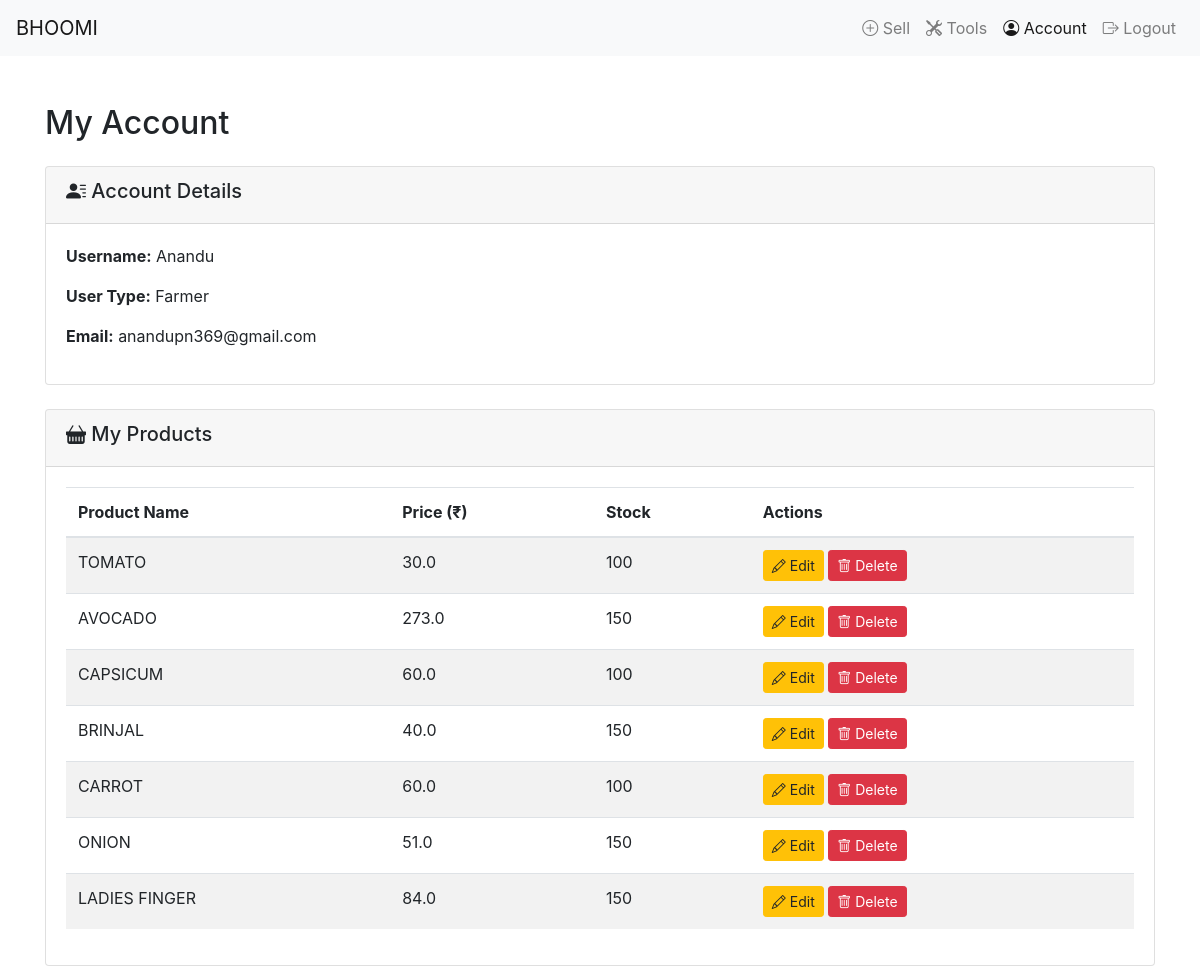
Page /account (signed in) on the committed database.
### main.py (models this page shows, shortened)
class User(db.Model):
    id = db.Column(db.Integer, primary_key=True)
    username = db.Column(db.String(80), unique=True, nullable=False)
    password = db.Column(db.String(200), nullable=False)
    email = db.Column(db.String(120), unique=True, nullable=True)
    user_type = db.Column(db.String(10), nullable=False)  # 'farmer' or 'buyer'

class Item(db.Model):
    id = db.Column(db.Integer, primary_key=True)
    name = db.Column(db.String(100), nullable=False)
    price = db.Column(db.Float, nullable=False)
    stock = db.Column(db.Integer, nullable=False)
    description = db.Column(db.Text, nullable=False)
    image = db.Column(db.String(200), nullable=False)  # Stores the image file path
    seller_id = db.Column(db.Integer, nullable=False)

### main.py (the view)
@app.route('/account')
def account():
    if 'user_id' not in session:
        return redirect(url_for('login'))
    user = User.query.get(session['user_id'])
    items_sold = Item.query.filter_by(seller_id=user.id).all() if user.user_type == 'farmer' else []
    cart_items = Cart.query.filter_by(user_id=user.id).all() if user.user_type == 'buyer' else []
    orders=True if cart_items!=[] else False
    return render_template('account.html', user=user, items=items_sold, cart_items=cart_items, orders=orders)

### templates/account.html (shortened to what this page needs)
<!DOCTYPE html>
<html lang="en">
<head>
    <link rel="stylesheet" href="https://stackpath.bootstrapcdn.com/bootstrap/4.5.2/css/bootstrap.min.css">
    <link rel="stylesheet" href="https://cdn.jsdelivr.net/npm/bootstrap-icons/font/bootstrap-icons.css">
    <link rel="stylesheet" href="https://cdn.jsdelivr.net/npm/bootstrap-icons/font/bootstrap-icons.css">
</head>
<body>
    <nav class="navbar navbar-expand-lg navbar-light bg-light">
        <a class="navbar-brand" href="{{ url_for('index') }}">BHOOMI</a>
        <div class="collapse navbar-collapse justify-content-end" id="navbarNav">
            <ul class="navbar-nav">
                {% if user.user_type == 'farmer' %}
                    <li class="nav-item">
                        <a class="nav-link" href="{{ url_for('sell') }}"><i class="bi bi-plus-circle"></i> Sell</a>
                    </li>
                    <li class="nav-item">
                        <a class="nav-link" href="{{ url_for('tools') }}"><i class="bi bi-tools"></i> Tools</a>
                    </li>
                {% elif user.user_type == 'buyer' %}
                    <li class="nav-item">
                        <a class="nav-link" href="{{ url_for('checkout') }}"><i class="bi bi-cart"></i> Checkout</a>
                    </li>
                {% endif %}
                <li class="nav-item active">
                    <a class="nav-link" href="{{ url_for('account') }}"><i class="bi bi-person-circle"></i> Account</a>
                </li>
                <li class="nav-item">
                    <a class="nav-link" href="{{ url_for('logout') }}"><i class="bi bi-box-arrow-right"></i> Logout</a>
                </li>
            </ul>
        </div>
    </nav>
    <div class="container mt-5">
        <h2 class="mb-4">My Account</h2>
        <div class="card">
            <div class="card-header">
                <h5><i class="bi bi-person-lines-fill"></i> Account Details</h5>
            </div>
            <div class="card-body">
                <p><strong>Username:</strong> {{ user.username }}</p>
                <p><strong>User Type:</strong> {{ user.user_type.capitalize() }}</p>
                <p><strong>Email:</strong> {{ user.email if user.email else 'Not Provided' }}</p>
            </div>
        </div>
        {% if user.user_type == 'farmer' %}
            <div class="card mt-4">
                <div class="card-header">
                    <h5><i class="bi bi-basket-fill"></i> My Products</h5>
                </div>
                <div class="card-body">
                    {% if items %}
                        <div class="table-responsive">
                            <table class="table table-striped">
                                <thead>
                                    <tr>
                                        <th>Product Name</th>
                                        <th>Price (₹)</th>
                                        <th>Stock</th>
                                        <th>Actions</th>
                                    </tr>
                                </thead>
                                <tbody>
                                    {% for item in items %}
                                    <tr>
                                        <td>{{ item.name }}</td>
                                        <td>{{ item.price }}</td>
                                        <td>{{ item.stock }}</td>
                                        <td>
                                            <a href="{{ url_for('update_item', item_id=item.id) }}" class="btn btn-sm btn-warning"><i class="bi bi-pencil"></i> Edit</a>
                                            <form method="POST" action="{{ url_for('delete_item', item_id=item.id) }}" style="display:inline;">
                                                <button type="submit" class="btn btn-sm btn-danger"><i class="bi bi-trash"></i> Delete</button>
                                            </form>
                                        </td>
                                    </tr>
                                    {% endfor %}
                                </tbody>
                            </table>
                        </div>
                    {% else %}
                        <p>You have not added any products yet. <a href="{{ url_for('sell') }}">Add a product now.</a></p>
                    {% endif %}
                </div>
            </div>
        {% endif %}
    </div>
</body>
</html>

### rows in the picture
User: username "Anandu", user_type "Farmer", email "anandupn369@gmail.com"
Item: name "TOMATO", price "30.0", stock "100"
Item: name "AVOCADO", price "273.0", stock "150"
Item: name "CAPSICUM", price "60.0", stock "100"
Item: name "BRINJAL", price "40.0", stock "150"
Item: name "CARROT", price "60.0", stock "100"
Item: name "ONION", price "51.0", stock "150"
Item: name "LADIES FINGER", price "84.0", stock "150"
